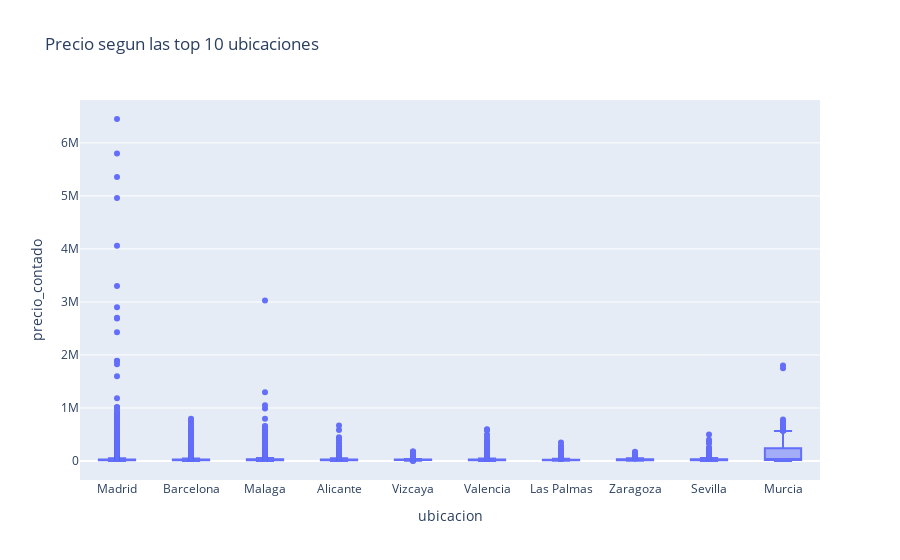

Notebook source saved alongside this figure:
### Code cell
fig = px.box(df_top, x='ubicacion', y='precio_contado', title='Precio segun las top 10 ubicaciones')
fig.show()

### Figure 1 — Plotly figure (JSON) as saved in the notebook; plotly's stock layout.template omitted (floating-point values rounded to 4 significant figures; data arrays with more than 128 entries replaced by an {"elided": "..."} marker saying what was removed)
{"data": [{"alignmentgroup": "True", "hovertemplate": "ubicacion=%{x}<br>precio_contado=%{y}<extra></extra>", "legendgroup": "", "marker": {"color": "#636efa"}, "name": "", "notched": false, "offsetgroup": "", "orientation": "v", "showlegend": false, "type": "box", "x": {"elided": "63314 str values"}, "x0": " ", "xaxis": "x", "y": {"elided": "63314 float values"}, "y0": " ", "yaxis": "y"}], "layout": {"boxmode": "group", "legend": {"tracegroupgap": 0}, "title": {"text": "Precio segun las top 10 ubicaciones"}, "xaxis": {"anchor": "y", "domain": [0, 1], "title": {"text": "ubicacion"}}, "yaxis": {"anchor": "x", "domain": [0, 1], "title": {"text": "precio_contado"}}}}
